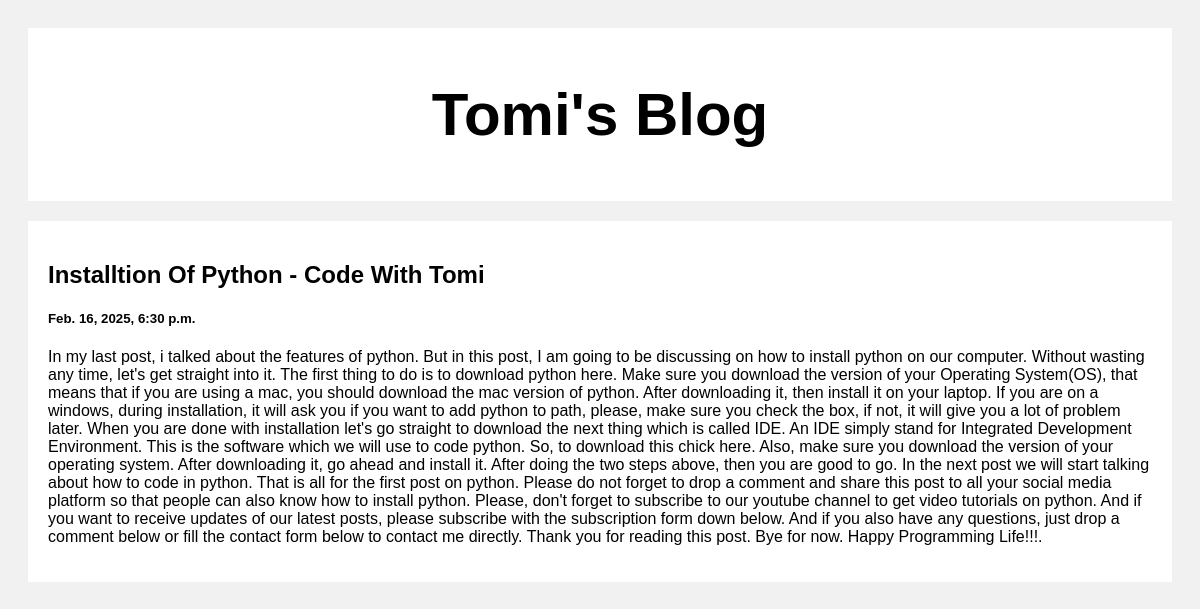
Page /posts/3 on the committed database.
### posts/models.py (models this page shows)
class Post(models.Model):
  title = models.CharField(max_length=100)
  body = models.CharField(max_length=1000000)
  created_at = models.DateTimeField(default=datetime.now,blank=True)

### posts/views.py (the view)
# urls.py: path("posts/<str:pk>", views.post, name="post")
def post(request,pk):
  posts = Post.objects.get(id=pk)
  return render(request,'posts.html',{'posts':posts})

### templates/posts.html (shortened to what this page needs)
<!DOCTYPE html>
<html>
<head>
</head>
<body>
<div class="header">
  <h2>Tomi's Blog</h2>
</div>
<div class="row">
  <div class="leftcolumn">
      <div class="card">
          <h2>{{posts.title}}</h2>
          <h5>{{posts.created_at}}</h5>
          <p>{{posts.body}}</p>
      </div>
  </div>
</div>
</body>
</html>

### templates/posts.html (style rules this page uses)
* { box-sizing: border-box; }
body { font-family: Arial; padding: 20px; background: #f1f1f1; }
.header { padding: 2px; font-size: 40px; text-align: center; background: white; }
.leftcolumn { float: left; width: 100%; }
.card { background-color: white; padding: 20px; margin-top: 20px; }
.row:after { content: ""; display: table; clear: both; }

### rows in the picture
Post: title "Installtion Of Python - Code With Tomi", created_at "Feb. 16, 2025, 6:30 p.m.", body "In my last post, i talked about the features of python. But in this post, I am going to be discussing on how to install python on our computer. Without wasting any time, let's get straight into it. The first thing to do is to download python here. Make sure you download the version of your Operating System(OS), that means that if you are using a mac, you should download the mac version of python. After downloading it, then install it on your laptop. If you are on a windows, during installation, it will ask you if you want to add python to path, please, make sure you check the box, if not, it will give you a lot of problem later. When you are done with installation let's go straight to…"
